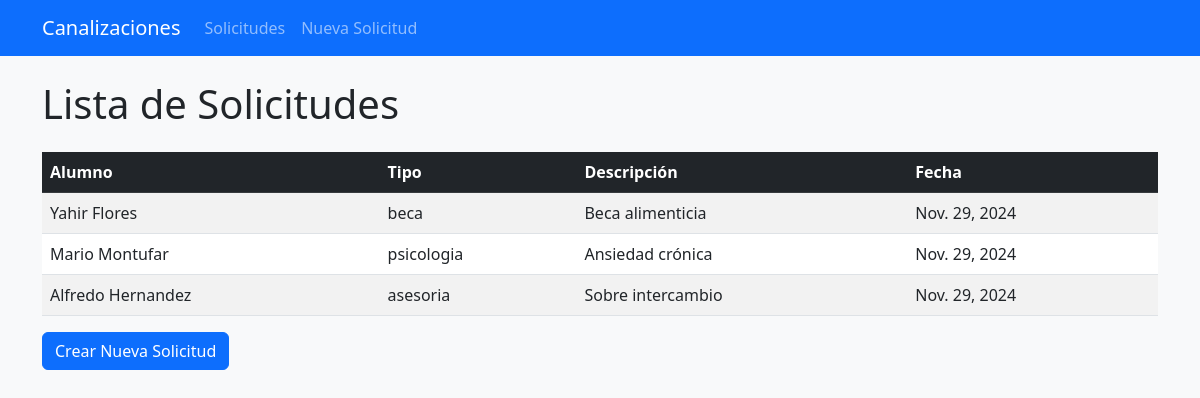
/canalizaciones/, run on the app's committed database.
### canalizaciones/models.py (models this page shows, shortened)
class Solicitud(models.Model):
    TIPOS_CANALIZACION = [
        ('beca', 'Beca'),
        ('asesoria', 'Asesoría'),
        ('psicologia', 'Atención Psicológica'),
    ]
    alumno = models.CharField(max_length=100)  # Cambiado a CharField
    tipo = models.CharField(max_length=20, choices=TIPOS_CANALIZACION)
    descripcion = models.TextField()
    fecha = models.DateField(auto_now_add=True)

### canalizaciones/views.py (the view)
# urls.py: path('', views.listar_solicitudes, name='listar_solicitudes'),
def listar_solicitudes(request):
    solicitudes = Solicitud.objects.all()
    return render(request, 'canalizaciones/solicitudes.html', {'solicitudes': solicitudes})

### canalizaciones/templates/canalizaciones/solicitudes.html
{% extends 'canalizaciones/base.html' %}
{% block content %}
<h1 class="my-4">Lista de Solicitudes</h1>
<table class="table table-striped">
    <thead class="table-dark">
        <tr>
            <th>Alumno</th>
            <th>Tipo</th>
            <th>Descripción</th>
            <th>Fecha</th>
        </tr>
    </thead>
    <tbody>
        {% for solicitud in solicitudes %}
        <tr>
            <td>{{ solicitud.alumno }}</td>
            <td>{{ solicitud.tipo }}</td>
            <td>{{ solicitud.descripcion }}</td>
            <td>{{ solicitud.fecha }}</td>
        </tr>
        {% endfor %}
    </tbody>
</table>
<a href="{% url 'crear_solicitud' %}" class="btn btn-primary">Crear Nueva Solicitud</a>
{% endblock %}

### canalizaciones/templates/canalizaciones/base.html (shortened to what this page needs)
<!DOCTYPE html>
<html lang="es">
<head>
    <link href="https://cdn.jsdelivr.net/npm/bootstrap@5.3.0/dist/css/bootstrap.min.css" rel="stylesheet">
    <link href="https://cdn.jsdelivr.net/npm/bootstrap-icons/font/bootstrap-icons.css" rel="stylesheet">
</head>
<body>
    <nav class="navbar navbar-expand-lg navbar-dark bg-primary">
        <div class="container">
            <a class="navbar-brand" href="#">Canalizaciones</a>
            <div class="collapse navbar-collapse" id="navbarNav">
                <ul class="navbar-nav">
                    <li class="nav-item">
                        <a class="nav-link" href="{% url 'listar_solicitudes' %}">Solicitudes</a>
                    </li>
                    <li class="nav-item">
                        <a class="nav-link" href="{% url 'crear_solicitud' %}">Nueva Solicitud</a>
                    </li>
                </ul>
            </div>
        </div>
    </nav>
    <div class="container">
        {% block content %}
        {% endblock %}
    </div>
</body>
</html>

### canalizaciones/templates/canalizaciones/base.html (style rules this page uses)
body { background-color: #f8f9fa; }
.navbar { margin-bottom: 20px; }

### data on the page
Solicitud: alumno "Yahir Flores", tipo "beca", descripcion "Beca alimenticia", fecha "Nov. 29, 2024"
Solicitud: alumno "Mario Montufar", tipo "psicologia", descripcion "Ansiedad crónica", fecha "Nov. 29, 2024"
Solicitud: alumno "Alfredo Hernandez", tipo "asesoria", descripcion "Sobre intercambio", fecha "Nov. 29, 2024"
